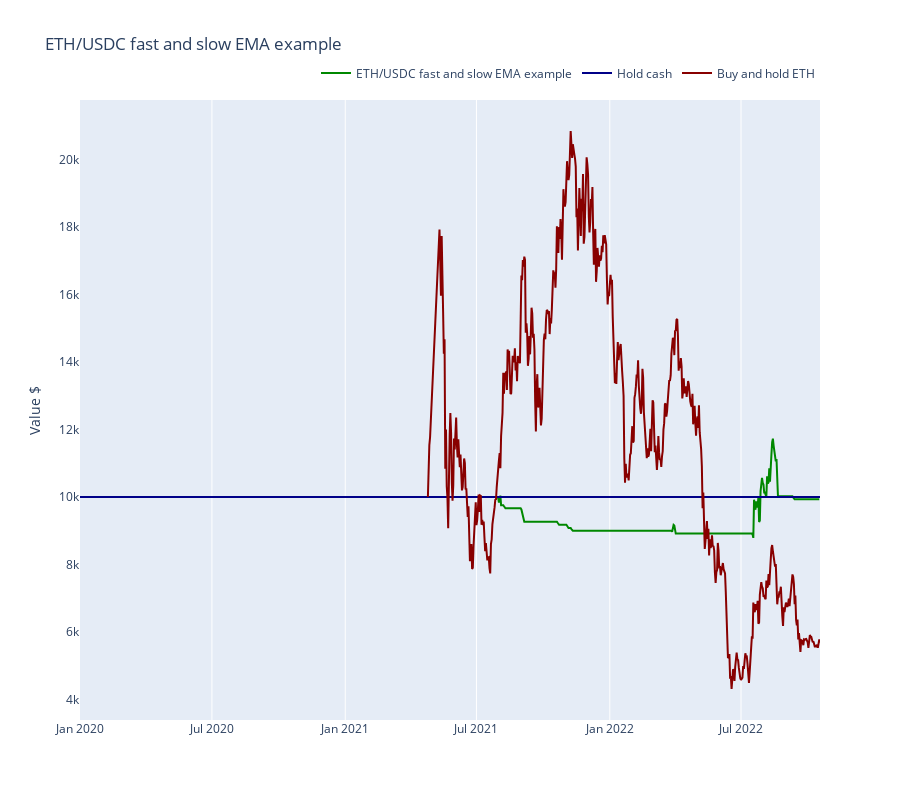

Notebook code for this chart:
### Markdown cell above
## Benchmarking the strategy performance

Here we benchmark the strategy performance against some baseline scenarios.

- Buy and hold US dollar
- Buy and hold the underlying trading pair base asset

### Code cell
from tradeexecutor.visual.benchmark import visualise_benchmark

traded_pair = universe.universe.pairs.get_single()

fig = visualise_benchmark(
    state.name,
    portfolio_statistics=state.stats.portfolio,
    all_cash=state.portfolio.get_initial_deposit(),
    buy_and_hold_asset_name=traded_pair.base_token_symbol,
    buy_and_hold_price_series=universe.universe.candles.get_single_pair_data()["close"],
    start_at=START_AT,
    end_at=END_AT,
    height=800
)

fig.show()

### Figure 1 — Plotly figure (JSON) as saved in the notebook; plotly's stock layout.template omitted (floating-point values rounded to 4 significant figures; data arrays with more than 128 entries replaced by an {"elided": "..."} marker saying what was removed)
{"data": [{"line": {"color": "#008800"}, "mode": "lines", "name": "ETH/USDC fast and slow EMA example", "type": "scatter", "x": {"elided": "1021 str values"}, "y": {"elided": "1021 float values"}}, {"line": {"color": "#000088"}, "mode": "lines", "name": "Hold cash", "type": "scatter", "x": ["2020-01-01T00:00:00", "2022-10-18T00:00:00"], "y": [10000, 10000]}, {"line": {"color": "#880000"}, "mode": "lines", "name": "Buy and hold ETH", "type": "scatter", "x": {"elided": "531 str values"}, "y": {"elided": "531 float values"}}], "layout": {"height": 800, "legend": {"orientation": "h", "x": 1, "xanchor": "right", "y": 1.02, "yanchor": "bottom"}, "title": {"text": "ETH/USDC fast and slow EMA example"}, "xaxis": {"rangeslider": {"visible": false}}, "yaxis": {"showgrid": false, "title": {"text": "Value $"}}}}
